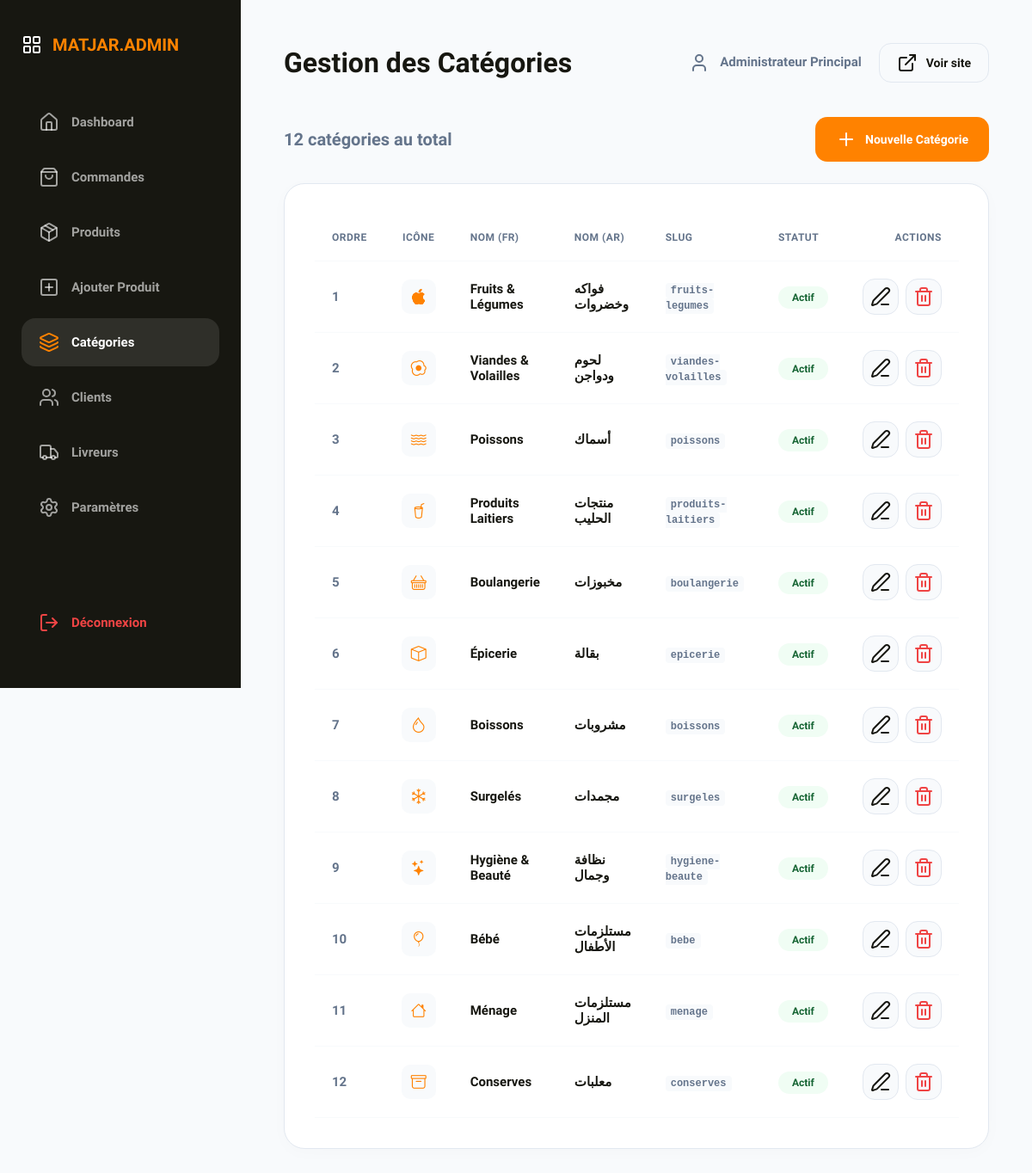
The page /admin/categories.php (signed in) on the database its author committed.
### tables this page shows
CREATE TABLE IF NOT EXISTS `hri_category` (
    `category_id`               INT UNSIGNED    NOT NULL AUTO_INCREMENT,
    `category_name_fr`          VARCHAR(100)    NOT NULL                 COMMENT 'Category name in French',
    `category_name_ar`          VARCHAR(100)    NOT NULL                 COMMENT 'Category name in Arabic',
    `category_slug`             VARCHAR(120)    NOT NULL                 COMMENT 'URL-safe slug (e.g. fruits-legumes)',
    `category_icon`             VARCHAR(100)             DEFAULT NULL    COMMENT 'Bootstrap Icon class or filename',
    `category_image`            VARCHAR(255)             DEFAULT NULL    COMMENT 'Category image filename (assets/images/categories/)',
    `category_description_fr`   TEXT                     DEFAULT NULL    COMMENT 'Optional description in French',
    `category_description_ar`   TEXT                     DEFAULT NULL    COMMENT 'Optional description in Arabic',
    `category_display_order`    INT             NOT NULL DEFAULT 0       COMMENT 'Sort order for nav/listing display',
    `category_is_active`        TINYINT(1)      NOT NULL DEFAULT 1       COMMENT '1=visible, 0=hidden',
    `category_created_at`       DATETIME        NOT NULL DEFAULT CURRENT_TIMESTAMP,
    `category_updated_at`       DATETIME        NOT NULL DEFAULT CURRENT_TIMESTAMP
                                                         ON UPDATE CURRENT_TIMESTAMP,

     
    PRIMARY KEY (`category_id`),
    UNIQUE KEY `uq_category_slug` (`category_slug`),

     
    INDEX `idx_category_slug`         (`category_slug`),
    INDEX `idx_category_active_order` (`category_is_active`, `category_display_order`)

);

### includes/functions.php (called while the page is built, shortened)
<?php
function execute_query(string $sql, array $params = []): PDOStatement
{
    global $db_connection;
    $stmt = $db_connection->prepare($sql);
    $stmt->execute($params);
    return $stmt;
}
function fetch_all(string $sql, array $params = []): array
{
    $stmt = execute_query($sql, $params);
    return $stmt->fetchAll();
}
function get_all_categories(): array
{
    $sql = "SELECT * FROM hri_category ORDER BY category_display_order ASC";
    return fetch_all($sql);
}

### admin/categories.php (the view, shortened to what this page needs)
<?php
$categories = get_all_categories();
require_once __DIR__ . '/includes/admin_header.php';
?>
<div style="display: flex; justify-content: space-between; align-items: center; margin-bottom: 25px;">
    <h2 style="margin: 0; font-weight: 800; font-size: 20px; color: var(--text-muted);">
        <?= count($categories) ?> catégories au total
    </h2>
    <a href="<?= SITE_URL ?>/admin/category_add.php" class="btn btn-orange">
        <i data-lucide="plus" size="18"></i> Nouvelle Catégorie
    </a>
</div>
<div class="card">
    <div class="table-responsive">
        <table>
            <thead>
                <tr>
                    <th style="width: 80px;">Ordre</th>
                    <th style="width: 80px; text-align: center;">Icône</th>
                    <th>Nom (FR)</th>
                    <th>Nom (AR)</th>
                    <th>Slug</th>
                    <th>Statut</th>
                    <th style="text-align: right;">Actions</th>
                </tr>
            </thead>
            <tbody>
                <?php foreach ($categories as $c): ?>
                    <tr>
                        <td style="font-weight: 800; color: var(--text-muted);"><?= $c['category_display_order'] ?></td>
                        <td style="text-align: center;">
                            <div style="width: 40px; height: 40px; background: var(--gray-bg); border-radius: 10px; display: inline-flex; align-items: center; justify-content: center;">
                                <i class="bi <?= $c['category_icon'] ?? 'bi-folder' ?>" style="font-size: 18px; color: var(--princeton-orange);"></i>
                            </div>
                        </td>
                        <td><div style="font-weight: 700; color: var(--carbon-black);"><?= htmlspecialchars($c['category_name_fr']) ?></div></td>
                        <td><div style="font-weight: 700; color: var(--carbon-black);"><?= htmlspecialchars($c['category_name_ar']) ?></div></td>
                        <td><code style="background: var(--gray-bg); padding: 2px 6px; border-radius: 4px; font-size: 12px; color: var(--text-muted);"><?= htmlspecialchars($c['category_slug']) ?></code></td>
                        <td>
                            <?php if ($c['category_is_active']): ?>
                                <span class="status-pill status-success">Actif</span>
                            <?php else: ?>
                                <span class="status-pill" style="background: #f1f5f9; color: #64748b;">Inactif</span>
                            <?php endif; ?>
                        </td>
                        <td style="text-align: right;">
                            <div style="display: flex; gap: 8px; justify-content: flex-end;">
                                <a href="<?= SITE_URL ?>/admin/category_edit.php?id=<?= $c['category_id'] ?>" class="btn btn-light" style="padding: 8px;" title="Modifier">
                                    <i data-lucide="edit-3" size="14"></i>
                                </a>
                                <button type="button" class="btn btn-light" style="padding: 8px; color: var(--danger);" onclick="if(confirm('Supprimer cette catégorie ? Les produits liés resteront mais n\'auront plus de catégorie.')) window.location.href='<?= SITE_URL ?>/admin/category_delete.php?id=<?= $c['category_id'] ?>'" title="Supprimer">
                                    <i data-lucide="trash-2" size="14"></i>
                                </button>
                            </div>
                        </td>
                    </tr>
                <?php endforeach; ?>
            </tbody>
        </table>
    </div>
</div>
<?php
require_once __DIR__ . '/includes/admin_footer.php';
?>

### admin/includes/admin_header.php (style rules this page uses)
:root { --princeton-orange: #ff8200; --carbon-black: #171711; --white: #ffffff; --gray-bg: #f8fafc; --gray-border: #e2e8f0; --text-muted: #64748b; --success: #10b981; --danger: #ef4444; --sidebar-width: 280px; --transition: all 0.25s cubic-bezier(0.4, 0, 0.2, 1); --font-size-base: 16px; --font-size-lg: 18px; --font-size-xl: 24px; --border-radius-lg: 24px; --border-radius-md: 16px; }
body { margin: 0; font-family: 'Plus Jakarta Sans', sans-serif; background-color: var(--gray-bg); color: var(--carbon-black); display: flex; min-height: 100vh; font-size: var(--font-size-base); }
.card { background: white; border-radius: var(--border-radius-lg); border: 1px solid var(--gray-border); padding: 35px; margin-bottom: 35px; box-shadow: 0 4px 20px rgba(0,0,0,0.02); }
table { width: 100%; border-collapse: collapse; }
th { text-align: left; font-size: 12px; text-transform: uppercase; color: var(--text-muted); padding: 20px; border-bottom: 1px solid var(--gray-bg); font-weight: 800; letter-spacing: 0.5px; }
td { padding: 20px; font-size: 15px; font-weight: 600; border-bottom: 1px solid var(--gray-bg); }
.btn { padding: 14px 24px; border-radius: 14px; font-weight: 800; font-size: 14px; border: none; cursor: pointer; display: inline-flex; align-items: center; gap: 10px; text-decoration: none; transition: var(--transition); }
.btn-orange { background: var(--princeton-orange); color: white; }
.btn-light { background: var(--gray-bg); color: var(--carbon-black); border: 1px solid var(--gray-border); }
.status-pill { padding: 6px 16px; border-radius: 100px; font-size: 12px; font-weight: 800; }
.status-success { background: #f0fdf4; color: #166534; }

### rows shown on the page
hri_category: category_display_order "1", category_name_fr "Fruits & Légumes", category_name_ar "فواكه وخضروات", category_slug "fruits-legumes", category_is_active "Actif"
hri_category: category_display_order "2", category_name_fr "Viandes & Volailles", category_name_ar "لحوم ودواجن", category_slug "viandes-volailles", category_is_active "Actif"
hri_category: category_display_order "3", category_name_fr "Poissons", category_name_ar "أسماك", category_slug "poissons", category_is_active "Actif"
hri_category: category_display_order "4", category_name_fr "Produits Laitiers", category_name_ar "منتجات الحليب", category_slug "produits-laitiers", category_is_active "Actif"
hri_category: category_display_order "5", category_name_fr "Boulangerie", category_name_ar "مخبوزات", category_slug "boulangerie", category_is_active "Actif"
hri_category: category_display_order "6", category_name_fr "Épicerie", category_name_ar "بقالة", category_slug "epicerie", category_is_active "Actif"
hri_category: category_display_order "7", category_name_fr "Boissons", category_name_ar "مشروبات", category_slug "boissons", category_is_active "Actif"
hri_category: category_display_order "8", category_name_fr "Surgelés", category_name_ar "مجمدات", category_slug "surgeles", category_is_active "Actif"
hri_category: category_display_order "9", category_name_fr "Hygiène & Beauté", category_name_ar "نظافة وجمال", category_slug "hygiene-beaute", category_is_active "Actif"
hri_category: category_display_order "10", category_name_fr "Bébé", category_name_ar "مستلزمات الأطفال", category_slug "bebe", category_is_active "Actif"
hri_category: category_display_order "11", category_name_fr "Ménage", category_name_ar "مستلزمات المنزل", category_slug "menage", category_is_active "Actif"
hri_category: category_display_order "12", category_name_fr "Conserves", category_name_ar "معلبات", category_slug "conserves", category_is_active "Actif"

### other values the page prints
$admin_page_title "Gestion des Catégories"
$_SESSION['hri_admin_name'] "Administrateur Principal"
count($categories) "12"
